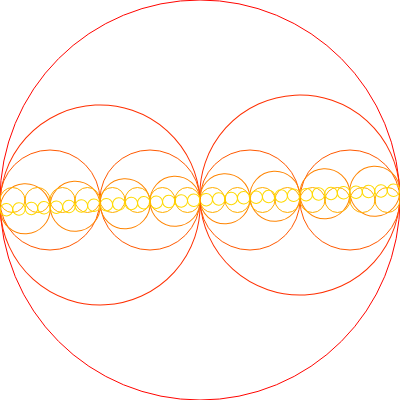
Frame 1 (no input)
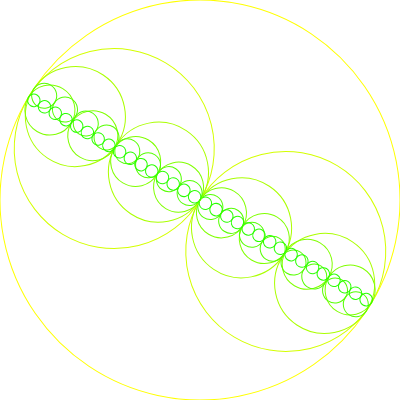
Frame 60 (no input)
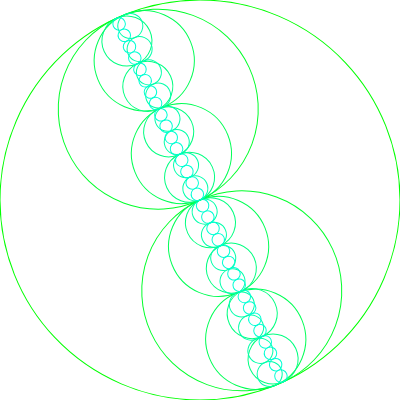
Frame 120 (the mouse pressed at the canvas centre since frame 60)

The p5.js sketch that drew these frames (run headless with seeded random() and noise() and a simulated clock; from frame 60 on, the mouse is pressed at the canvas centre):

// p5.js sketch
// ── sketch.js
let angleOffset = 0;

function setup() {
  createCanvas(400, 400);
  noFill();
  colorMode(HSB, 360, 100, 100); 
}

function draw() {
  background(220);
  translate(width / 2, height / 2);
  rotate(angleOffset);
  drawCircle(0, 0, 200, 0);
  angleOffset += 0.01; 
}

function drawCircle(x, y, radius, depth) {
  let hue = (frameCount + depth * 10) % 360; 
  stroke(hue, 100, 100); 
  
  ellipse(x, y, radius * 2);
  
  if(radius > 8) {
    let newDepth = depth + 1;
    
    let rotationAmount = (depth % 2 === 0) ? -0.05 : 0.05;
    
    push();
    rotate(rotationAmount);
    
    drawCircle(x + radius / 2, y, radius / 2, newDepth);
    drawCircle(x - radius / 2, y, radius / 2, newDepth);
    
    pop();
  }
}
